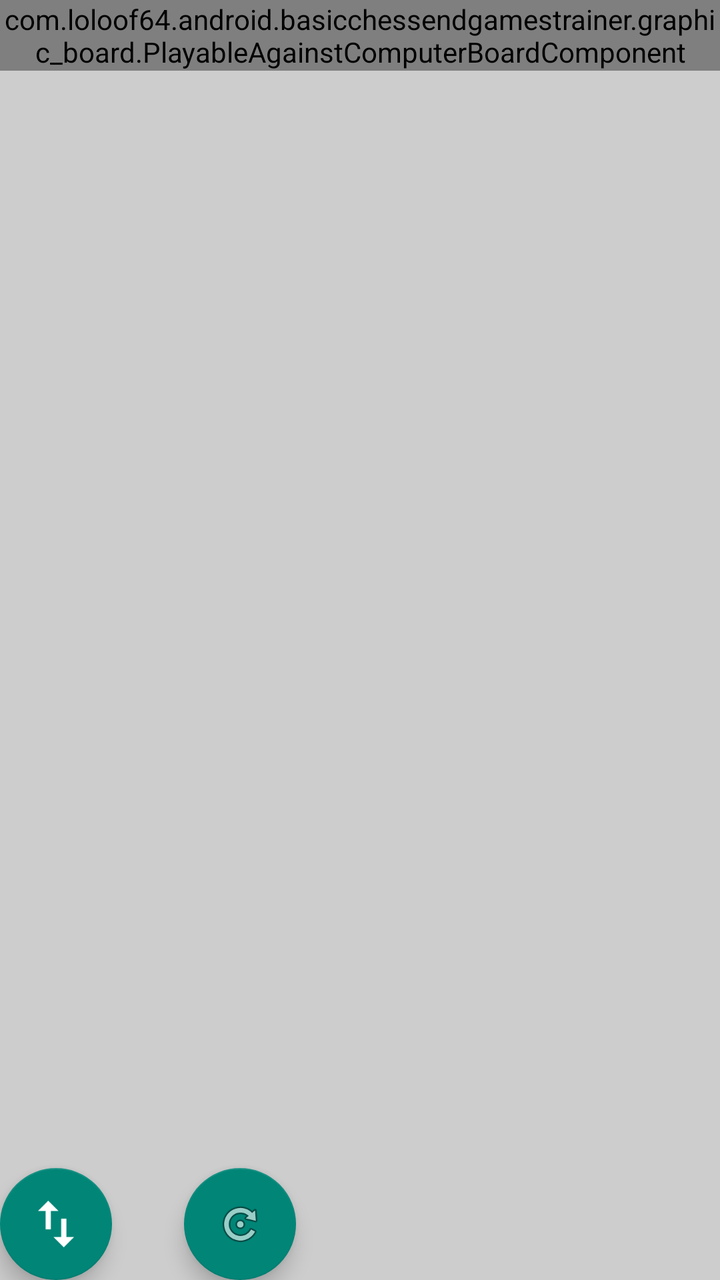
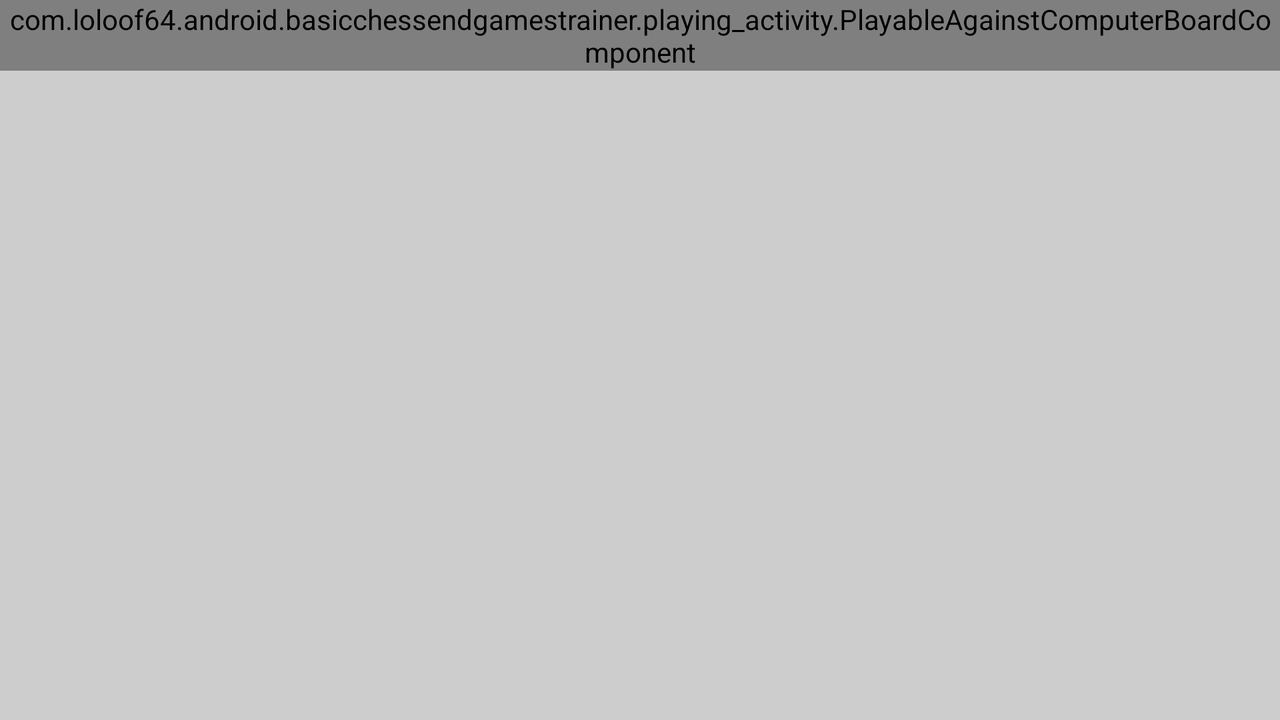

Two renders of one Android screen. The first uses the default layout on a phone; the second uses the alternative layout the repository ships for a different screen configuration, on a matching device. The two XML files are below.
<!-- AndroidManifest.xml: application theme Theme.AppCompat.Light.DarkActionBar -->
<!-- res/layout/activity_playing.xml -->
<?xml version="1.0" encoding="utf-8"?>
<RelativeLayout xmlns:android="http://schemas.android.com/apk/res/android"
    xmlns:app="http://schemas.android.com/apk/res-auto"
    xmlns:tools="http://schemas.android.com/tools"
    android:layout_width="match_parent"
    android:layout_height="match_parent"
    android:background="#CDCDCD"
    tools:context="com.loloof64.android.basicchessendgamestrainer.PlayingActivity">

    <com.loloof64.android.basicchessendgamestrainer.graphic_board.PlayableAgainstComputerBoardComponent
        android:id="@+id/playingBoard"
        android:layout_width="wrap_content"
        android:layout_height="wrap_content"
        app:available_space_min_dimension_percentage="100"
    />

    <android.support.design.widget.FloatingActionButton
        android:layout_width="wrap_content"
        android:layout_height="wrap_content"
        android:src="@mipmap/ic_swap_vert"
        android:layout_alignParentBottom="true"
        android:onClick="reverseBoard"
        android:id="@+id/fab_reverse_board" />

    <android.support.design.widget.FloatingActionButton
        android:layout_width="wrap_content"
        android:layout_height="wrap_content"
        android:layout_alignParentBottom="true"
        android:layout_marginLeft="36dp"
        android:layout_marginStart="36dp"
        android:layout_toEndOf="@+id/fab_reverse_board"
        android:layout_toRightOf="@+id/fab_reverse_board"
        android:onClick="restartLastExercise"
        android:src="@android:drawable/ic_menu_rotate"
        android:id="@+id/fab_restart_exercise"/>

    <TextView
        android:id="@+id/label_player_goal"
        android:layout_width="match_parent"
        android:layout_height="wrap_content"
        android:layout_below="@id/playingBoard"
        android:textAppearance="@style/TextAppearance.AppCompat.Medium"
    />

</RelativeLayout>
<!-- resources referenced by this layout -->
<resources>
  <!-- mipmap ic_swap_vert: png bitmap (mipmap-hdpi, 452 bytes) -->
</resources>
<!-- res/layout-land/activity_playing.xml (the repository's variant of the layout above) -->
<!-- drawn on the phone turned sideways -->
<?xml version="1.0" encoding="utf-8"?>
<RelativeLayout xmlns:android="http://schemas.android.com/apk/res/android"
    xmlns:app="http://schemas.android.com/apk/res-auto"
    xmlns:tools="http://schemas.android.com/tools"
    android:layout_width="match_parent"
    android:layout_height="match_parent"
    android:background="#CDCDCD"
    tools:context="com.loloof64.android.basicchessendgamestrainer.PlayingActivity">

    <com.loloof64.android.basicchessendgamestrainer.playing_activity.PlayableAgainstComputerBoardComponent
        android:id="@+id/playingBoard"
        android:layout_width="wrap_content"
        android:layout_height="wrap_content"
        app:available_space_min_dimension_percentage="100"
        />

    <android.support.design.widget.FloatingActionButton
        android:layout_width="wrap_content"
        android:layout_height="wrap_content"
        android:src="@mipmap/ic_swap_vert"
        android:onClick="reverseBoard"
        android:layout_below="@+id/label_player_goal"
        android:layout_toRightOf="@+id/playingBoard"
        android:layout_toEndOf="@+id/playingBoard"
        android:id="@+id/fab_reverse_board" />

    <android.support.design.widget.FloatingActionButton
        android:layout_width="wrap_content"
        android:layout_height="wrap_content"
        android:onClick="restartLastExercise"
        android:src="@android:drawable/ic_menu_rotate"
        android:id="@+id/fab_restart_exercise"
        android:layout_toRightOf="@+id/playingBoard"
        android:layout_toEndOf="@+id/playingBoard"
        android:layout_below="@id/fab_reverse_board"
        android:layout_marginTop="16dp" />

    <android.support.design.widget.FloatingActionButton
        android:layout_width="wrap_content"
        android:layout_height="wrap_content"
        android:onClick="newExercise"
        android:src="@mipmap/ic_add"
        android:id="@+id/fab_new_exercise"
        android:layout_toRightOf="@+id/playingBoard"
        android:layout_toEndOf="@+id/playingBoard"
        android:layout_below="@+id/fab_restart_exercise"
        android:layout_marginTop="16dp" />

    <android.support.v7.widget.RecyclerView
        android:id="@+id/moves_list_view"
        android:layout_width="wrap_content"
        android:layout_height="wrap_content"
        android:layout_toRightOf="@+id/fab_reverse_board"
        android:layout_toEndOf="@+id/fab_reverse_board"
        android:layout_below="@+id/label_player_goal"
    />

    <TextView
        android:id="@+id/label_player_goal"
        android:layout_width="match_parent"
        android:layout_height="wrap_content"
        android:layout_toEndOf="@id/playingBoard"
        android:layout_toRightOf="@id/playingBoard"
        android:textAppearance="@style/TextAppearance.AppCompat.Medium" />

</RelativeLayout>
<!-- resources referenced by the variant -->
<!-- as the phone turned sideways resolves them -->
<resources>
  <!-- mipmap ic_add: png bitmap (mipmap-hdpi, 302 bytes) -->
  <!-- mipmap ic_swap_vert: png bitmap (mipmap-hdpi, 452 bytes) -->
</resources>
